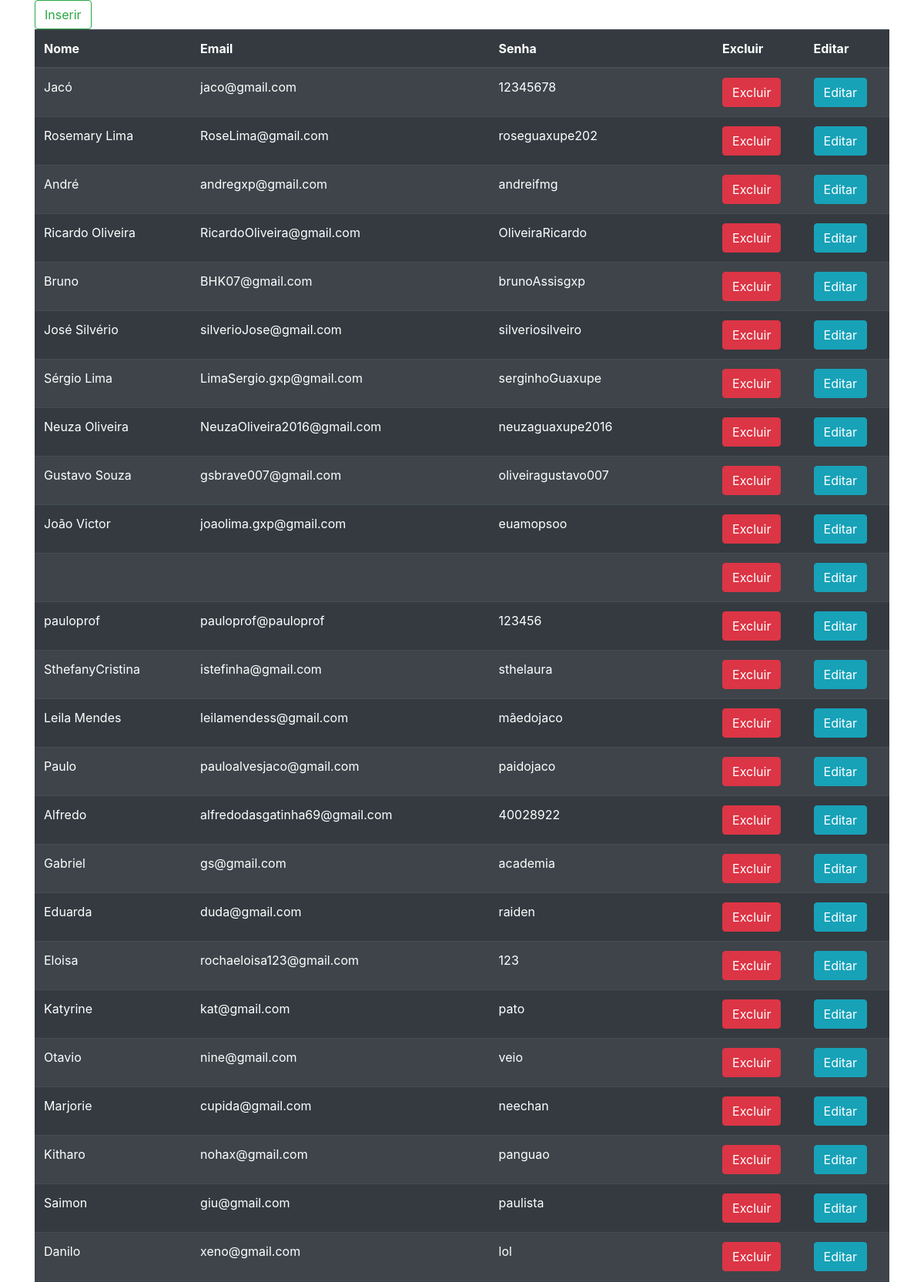
Screenshot of /ADM/Read.php (upper part) with the database file from the repository.
### tables this page shows
CREATE TABLE `usuarios` (
  `id` int(11) NOT NULL,
  `nome` varchar(40) DEFAULT NULL,
  `email` varchar(150) DEFAULT NULL,
  `senha` varchar(99) DEFAULT NULL,
  `nickname` varchar(225) DEFAULT NULL,
  `picture` varchar(255) DEFAULT NULL,
  `bio` varchar(225) DEFAULT NULL
);

### ADM/Read.php (the view, shortened to what this page needs)
<!DOCTYPE html>
<html lang="pt-br">
<head>
    <link rel="stylesheet" href="https://stackpath.bootstrapcdn.com/bootstrap/4.2.1/css/bootstrap.min.css">
    <link rel="stylesheet" href="https://cdn.datatables.net/1.10.18/css/dataTables.bootstrap4.min.css">
    <link rel="stylesheet" href="Interface.css">
</head>
<body>
    <div class="container">
    <a href='../forms/sign.php'><button class="btn btn-outline-success">Inserir</button></a>
    <?php
include_once('connection.php');
            $sql = "SELECT * FROM usuarios ORDER BY id DESC";
            $result = $con -> query($sql);
        ?>
        <table class="table table-dark table-striped ">
            <thead>
                <tr>
                    <th>Nome</th>
                    <th>Email</th>
                    <th>Senha</th>
                    <th>Excluir</th>
                    <th>Editar</th>
                </tr>
            </thead>
            <tbody>
                <?php
                    while($DataUsers = mysqli_fetch_assoc($result)){
                        echo "<tr>";
                        echo "<td>". $DataUsers['nome']."</td>";
                        echo "<td>". $DataUsers['email']."</td>";
                        echo "<td>".$DataUsers['senha']."</td>";
                        echo "<td><button class='btn btn-danger'>Excluir</button></td>";
                        echo "<td><button class='btn btn-info'>Editar</button></td>";
                        echo '</tr>';
                    }
                ?>
            </tbody>
        </table>
</div>
</body>
</html>

### ADM/Interface.css (style rules this page uses)
* { box-sizing: border-box; padding: 0; margin: 0; }

### rows the page displays
usuarios: nome "Jacó", email "jaco@gmail.com", senha "12345678"
usuarios: nome "Rosemary Lima", email "RoseLima@gmail.com", senha "roseguaxupe202"
usuarios: nome "André", email "andregxp@gmail.com", senha "andreifmg"
usuarios: nome "Ricardo Oliveira", email "RicardoOliveira@gmail.com", senha "OliveiraRicardo"
usuarios: nome "Bruno", email "BHK07@gmail.com", senha "brunoAssisgxp"
usuarios: nome "José Silvério", email "silverioJose@gmail.com", senha "silveriosilveiro"
usuarios: nome "Sérgio Lima", email "LimaSergio.gxp@gmail.com", senha "serginhoGuaxupe"
usuarios: nome "Neuza Oliveira", email "NeuzaOliveira2016@gmail.com", senha "neuzaguaxupe2016"
usuarios: nome "Gustavo Souza", email "gsbrave007@gmail.com", senha "oliveiragustavo007"
usuarios: nome "João Victor", email "joaolima.gxp@gmail.com", senha "euamopsoo"
usuarios: nome "pauloprof", email "pauloprof@pauloprof", senha "123456"
usuarios: nome "SthefanyCristina", email "istefinha@gmail.com", senha "sthelaura"
usuarios: nome "Leila Mendes", email "leilamendess@gmail.com", senha "mãedojaco"
usuarios: nome "Paulo", email "pauloalvesjaco@gmail.com", senha "paidojaco"
usuarios: nome "Alfredo", email "alfredodasgatinha69@gmail.com", senha "40028922"
usuarios: nome "Gabriel", email "gs@gmail.com", senha "academia"
usuarios: nome "Eduarda", email "duda@gmail.com", senha "raiden"
usuarios: nome "Eloisa", email "rochaeloisa123@gmail.com", senha "123"
usuarios: nome "Katyrine", email "kat@gmail.com", senha "pato"
usuarios: nome "Otavio", email "nine@gmail.com", senha "veio"
usuarios: nome "Marjorie", email "cupida@gmail.com", senha "neechan"
usuarios: nome "Kitharo", email "nohax@gmail.com", senha "panguao"
usuarios: nome "Saimon", email "giu@gmail.com", senha "paulista"
usuarios: nome "Danilo", email "xeno@gmail.com", senha "lol"
